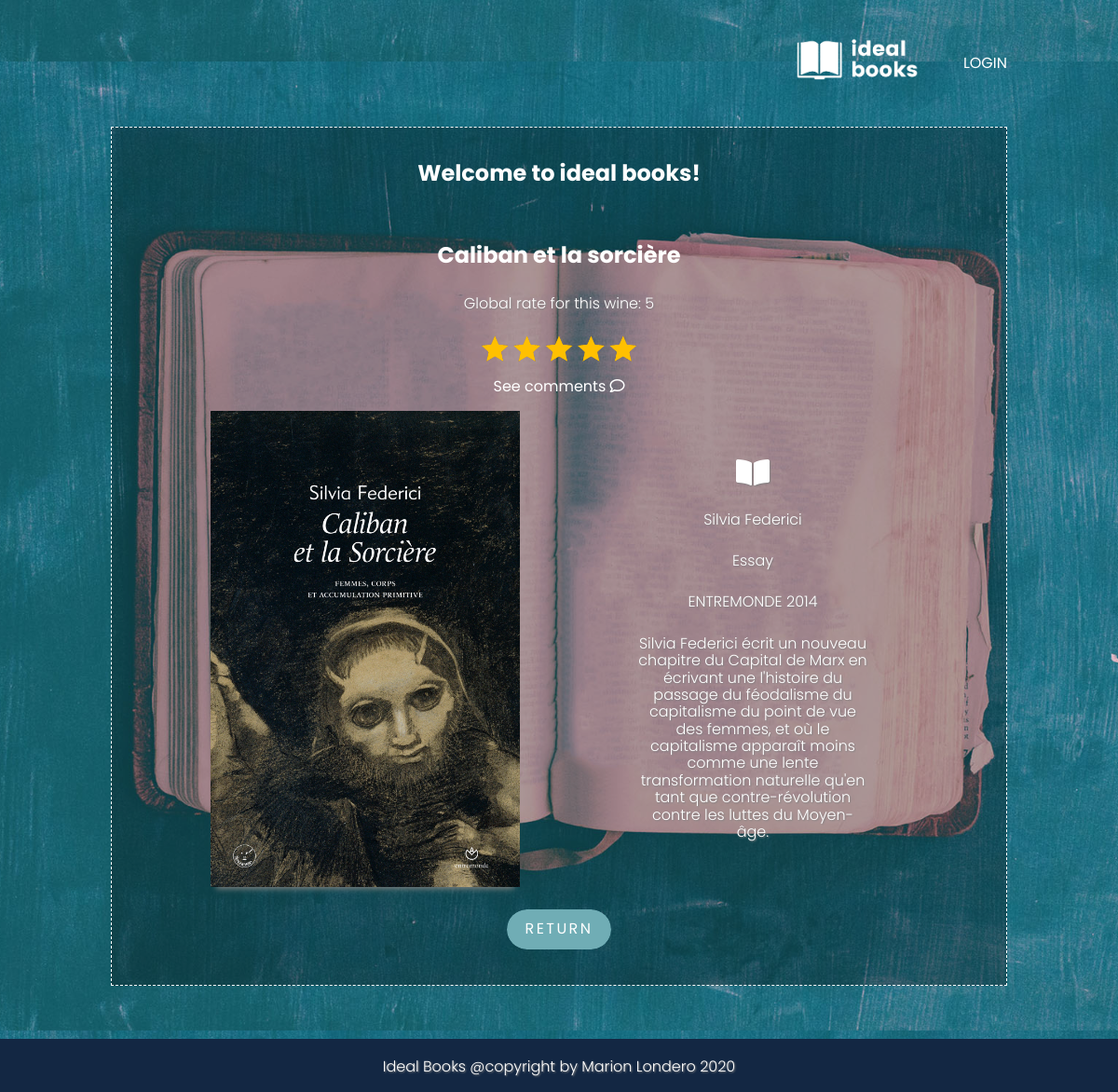
/displaybook.php?id=5, run on the app's committed database.
### tables this page shows
CREATE TABLE `book` (
  `id` int(11) NOT NULL,
  `title` varchar(255) NOT NULL,
  `author` varchar(255) NOT NULL,
  `genre` varchar(255) NOT NULL,
  `synopsis` text NOT NULL,
  `edition` varchar(55) NOT NULL,
  `publishyear` varchar(50) NOT NULL,
  `picture` varchar(255) NOT NULL,
  `id_user` int(11) NOT NULL,
  `count_rate` int(11) DEFAULT NULL
);

### assets/php/function.php (the view, shortened to what this page needs)
<?php
    function displayBook(){
            if(isset($_GET['id'])){
                global $db;
                $book_id = $_GET['id'];
                $sql = $db->query("SELECT * FROM book WHERE id = $book_id");
                $sql->setFetchMode(PDO::FETCH_ASSOC);
                while($row = $sql->fetch()){
                ?>
                <div class="cartouche">
                        <div id="card2">
                            <h2><?= $row['title']; ?></h2>
                            <?php
                                rateYourBook();
                            ?>
                            <div class="flex2">
                                <div class="item">
                                    <img class="imgwine" src="<?=$row['picture'];?>" alt="image_book" width="80%" height="auto">
                                </div>
                                <div class="item">
                                    <p><i class="fas fa-book-open fa-2x"></i></p>
                                    <p><?= $row['author']; ?></p>
                                    <p><?= $row['genre']; ?></p>
                                    <p  class="description2"><?= $row['edition']; ?> <?= $row['publishyear']; ?></p>
                                    <p class="description2"><?= $row['synopsis']; ?></p>
                                </div>
                            </div>
                            <a class="button3" href="booklist.php">RETURN</a>
                        </div>
                </div>
                <?php
                }
            }
    }
        ?>
        <?php
    function rateYourBook(){
        if(isset($_GET['id'])){
            global $db;
            $book_id = $_GET['id'];
            $sql = $db->query("SELECT * FROM book AS b LEFT JOIN rate AS r on b.id=r.id_book WHERE b.id=$book_id");
            $sql->setFetchMode(PDO::FETCH_ASSOC);
            $row = $sql->fetch();
            $sql2 = $db->query("SELECT SUM(rate) FROM rate WHERE id_book=$book_id");
            $sql2->setFetchMode(PDO::FETCH_ASSOC);
            $row2 = $sql2->fetch();
            if($row['count_rate'] != 0 ) {
                $average_rate = $row2['SUM(rate)'] / $row['count_rate'];
                ?>
                <p>Global rate for this wine: <?= $average_rate ?></p>
                <div id="center">
                    <?php if($average_rate >= 1 && $average_rate < 2){ ?>
                        <img src="assets/img/star1.png" alt="star1" class="stars" width="40">
                   <?php }if($average_rate >= 2 && $average_rate < 3){ ?>
                        <img src="assets/img/star2.png" alt="star2" class="stars" width="40">
                    <?php }if($average_rate >= 3 && $average_rate < 4){ ?>
                        <img src="assets/img/star3.png" alt="star3" class="stars" width="40">
                    <?php }if($average_rate >= 4 && $average_rate < 5){ ?>
                        <img src="assets/img/star4.png" alt="star4" class="stars" width="40">
                    <?php }if($average_rate >= 5  && $average_rate < 6){ ?>
                        <img src="assets/img/star5.png" alt="star5" class="stars" width="40">
                    <?php } ?>
                    <a href="comments.php?id=<?= $row['id']; ?>">See comments  <i class="far fa-comment"></i></a>
<?php } else{ ?>
                <img src="assets/img/star0.png" alt="star0" class="stars" width="40">
     <?php }
     }
}
?>

### assets/css/style.css (style rules this page uses)
html { padding: 0; margin: 0; scroll-behavior: smooth; }
body { color: white; position: relative; background-attachment: fixed; }
a { text-decoration: none; color: white; font-family: "Poppins-Regular", sans-serif; }
h2 { padding: 5px; font-family: "Poppins-Bold"; }
p { color: white; font-family: "Poppins-Light", sans-serif; font-weight: 100; padding: 5px; text-shadow: 1px 1px 2px grey; }
#card2 { width: 90%; height: 90%; margin: 10px auto; font-family: "Poppins-Light", sans-serif; text-align: center; padding: 10px; background-position: 50% 30%; }
.imgwine { box-shadow: 0 8px 6px -6px grey; }
.button3 { margin-top: 1vh; margin-bottom: 1vh; display: inline-block; padding: 0.75rem 1.25rem; border-radius: 10rem; color: #fff; text-transform: uppercase; font-size: 1rem; letter-spacing: 0.15rem; transition: all 0.3s; position: relative; overflow: hidden; z-index: 1; }
.button3:after { content: ""; position: absolute; bottom: 0; left: 0; width: 100%; height: 100%; background-color: #70adb5; border-radius: 10rem; z-index: -2; }
.button3:before { content: ""; position: absolute; bottom: 0; left: 0; width: 0%; height: 100%; background-color: #4a878f; transition: all 0.3s; border-radius: 10rem; z-index: -1; }
.stars { display: block; margin-left: auto; margin-right: auto; width: 20%; margin-bottom: 15px; }
.flex2 { display: flex; justify-content: center; align-items: center; padding: 2vh; flex-grow: 1; }
.description2 { padding-right: 20%; padding-left: 20%; }
.item { flex-grow: 1; width: 50%; }
@media (min-width: 300px) { body { background-size: 373%; background-position: 50% 50%; background: fixed center no-repeat cover; } }
@media (min-width: 300px) { .stars { width: 40%; } }
@media (min-width: 300px) { .flex2 { flex-direction: column; } }
@media (min-width: 300px) { .item { width: 100% !important; } }
@media (min-width: 300px) { #card2 { height: auto; } }
@media (min-width: 300px) { #card2 { background-image: none; } }
@media (min-width: 768px) { body { background-size: 155%; background-position: 50% 50%; width: 100%; } }
@media (min-width: 768px) { .stars { width: 40%; } }
@media (min-width: 768px) { .flex2 { flex-direction: row; } }
@media (min-width: 768px) { .item { width: 50% !important; } }
@media (min-width: 768px) { #card2 { height: 90%; } }
@media (min-width: 992px) { body { background-size: 130%; background-position: 50% 50%; width: 100%; } }
@media (min-width: 992px) { .stars { width: 20%; } }
@media (min-width: 992px) { .flex2 { flex-direction: row; } }
@media (min-width: 992px) { .item { width: 50% !important; } }
@media (min-width: 992px) { #card2 { height: 90%; } }
@media (min-width: 1200px) { body { background-size: 130%; background-position: 50% 50%; } }
@media (min-width: 1200px) { .stars { width: 20%; } }
@media (min-width: 1200px) { .flex2 { flex-direction: row; } }
@media (min-width: 1200px) { .item { width: 50% !important; } }
@media (min-width: 1200px) { #card2 { height: auto; } }

### data on the page
book: title "Caliban et la sorcière", average_rate "5", picture (picture), author "Silvia Federici", genre "Essay", edition "ENTREMONDE", publishyear "2014", synopsis "Silvia Federici écrit un nouveau chapitre du Capital de Marx en écrivant une l'histoire du passage du féodalisme du capitalisme du point de vue des femmes, et où le capitalisme apparaît moins comme une lente transformation naturelle qu'en tant que contre-révolution contre les luttes du Moyen-âge."
